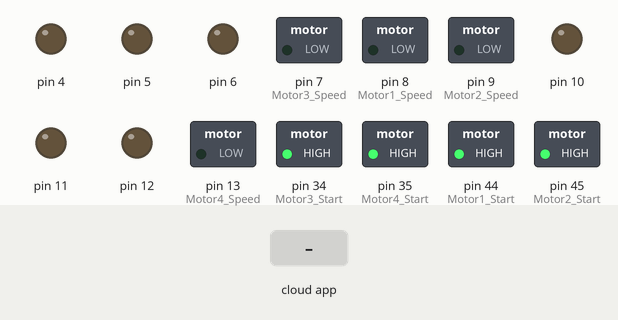
A sketch run on a simulated Arduino Mega 2560, built with avr-gcc and run on an emulated ATmega2560. On the bench: switched loads named in the sketch (green lamp = pin HIGH), output pins drawn as LEDs (lit = HIGH). The test bench sets the inputs (shaded band). The ROS host is connected and sends only what is stated.

Above: at 1.2 s.
1.3 s: the phone or cloud app sets cmd_right_wheel1 to 45
At 1.6 s:
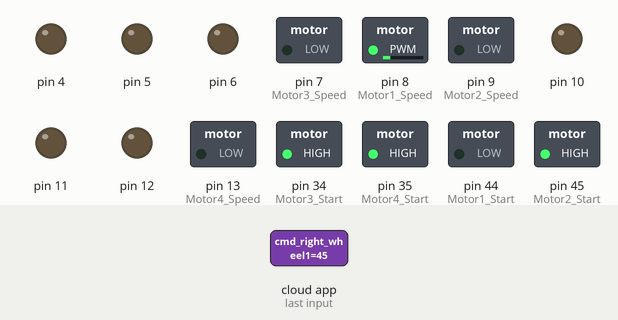
2.8 s: the phone or cloud app sets cmd_left_wheel2 to 0
At 3.9 s:
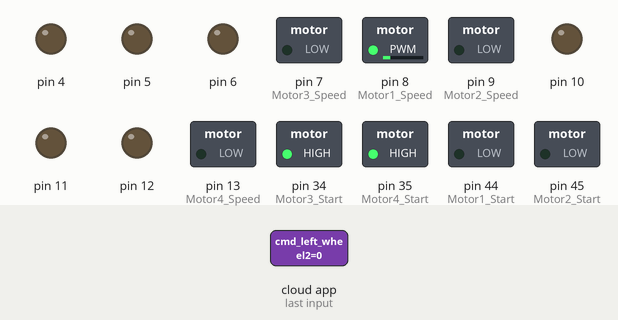
4.3 s: the phone or cloud app sets cmd_left_wheel3 to 0
At 5.1 s:
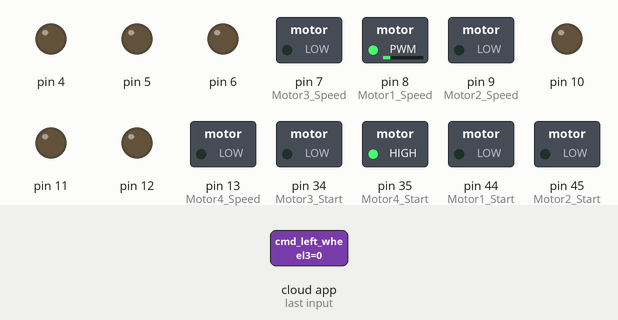
5.8 s: the phone or cloud app sets cmd_right_wheel4 to 0
At 6.2 s:
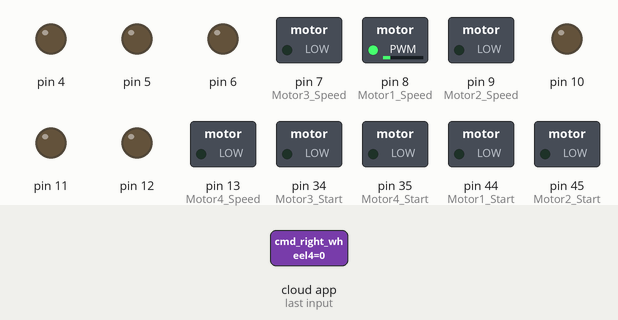
7.3 s: the phone or cloud app sets cmd_right_wheel1 to 0
At 8.5 s:
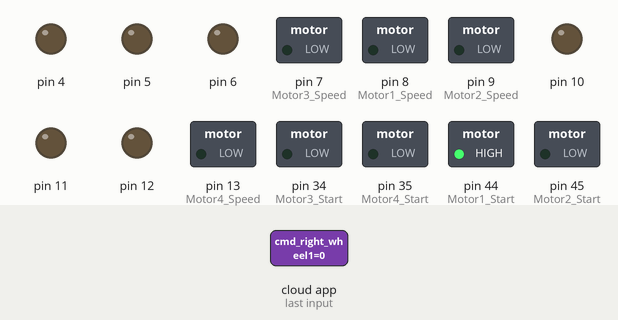
8.8 s: the phone or cloud app sets cmd_left_wheel2 to 45
At 9.7 s:
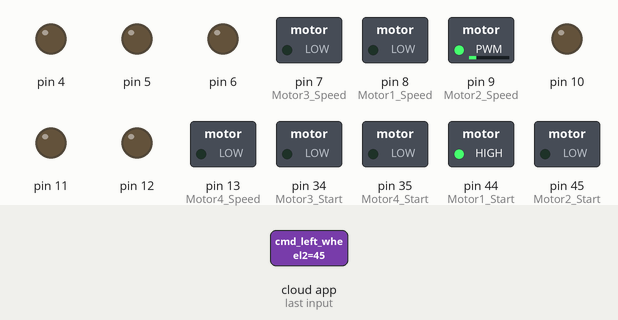
Timing chart, 0 to 11.3 s (numbered marks = the images above; inputs shaded):
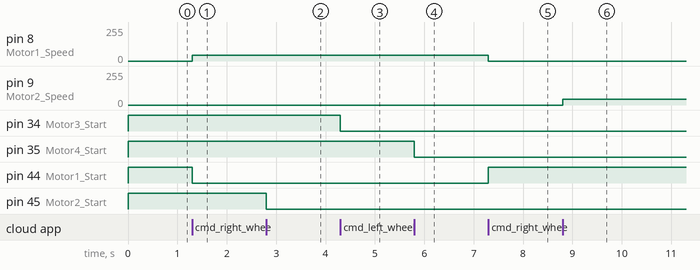

The sketch:

AIVROS.ino
```cpp
#include <ros.h>
#include <std_msgs/Int16.h>

#define Motor1_AlarmOut 52
#define Motor1_SpeedOut 2
#define Motor1_AlarmReset 50
#define Motor1_Direction 48
#define Motor1_Run  46
#define Motor1_Start 44
#define Motor1_Speed 8
#define Motor1_Encoder1 20
#define Motor1_Encoder2 24

#define Motor2_AlarmOut 53
#define Motor2_SpeedOut 3
#define Motor2_AlarmReset 51
#define Motor2_Direction 49
#define Motor2_Run  47
#define Motor2_Start 45
#define Motor2_Speed 9
#define Motor2_Encoder1 21
#define Motor2_Encoder2 25

#define Motor3_AlarmOut 42
#define Motor3_SpeedOut 4
#define Motor3_AlarmReset 40
#define Motor3_Direction 38
#define Motor3_Run  36
#define Motor3_Start 34
#define Motor3_Speed 7
#define Motor3_Encoder1 18
#define Motor3_Encoder2 22

#define Motor4_AlarmOut 43
#define Motor4_SpeedOut 5
#define Motor4_AlarmReset 41
#define Motor4_Direction 39
#define Motor4_Run  37
#define Motor4_Start 35
#define Motor4_Speed 13
#define Motor4_Encoder1 19
#define Motor4_Encoder2 23


ros::NodeHandle  nh;
void cmdRightWheel1( const std_msgs::Int16& msg)
{
  if(msg.data > 0)
  {

    digitalWrite(Motor1_Start, LOW);
    digitalWrite(Motor1_Direction, LOW);
    analogWrite(Motor1_Speed,msg.data);


  }
  else if(msg.data < 0)
  {

    digitalWrite(Motor1_Start, LOW);
    digitalWrite(Motor1_Direction, HIGH);
    analogWrite(Motor1_Speed,-msg.data);
  }
  else{
    digitalWrite(Motor1_Start, HIGH);
    analogWrite(Motor1_Speed,0);
  }
}

void cmdLeftWheel2( const std_msgs::Int16& msg)
{

  if(msg.data >= 0)
  {

    digitalWrite(Motor2_Start, LOW);
    digitalWrite(Motor2_Direction, LOW);
    analogWrite(Motor2_Speed,msg.data);
  }
  else
  {

    digitalWrite(Motor2_Start, LOW);
    digitalWrite(Motor2_Direction, HIGH);
    analogWrite(Motor2_Speed,-msg.data);
  }
}

void cmdLeftWheel3( const std_msgs::Int16& msg)
{
  if(msg.data >= 0)
  {

    digitalWrite(Motor3_Start, LOW);
    digitalWrite(Motor3_Direction, LOW);
    analogWrite(Motor3_Speed,msg.data);
  }
  else
  {

    digitalWrite(Motor3_Start, LOW);
    digitalWrite(Motor3_Direction, HIGH);
    analogWrite(Motor3_Speed,-msg.data);
  }
}

void cmdRightWheel4( const std_msgs::Int16& msg)
{

  if(msg.data >= 0)
  {

    digitalWrite(Motor4_Start, LOW);
    digitalWrite(Motor4_Direction, LOW);
    analogWrite(Motor4_Speed,msg.data);
  }
  else
  {

    digitalWrite(Motor4_Start, LOW);
    digitalWrite(Motor4_Direction, HIGH);
    analogWrite(Motor4_Speed,-msg.data);
  }
}

ros::Subscriber<std_msgs::Int16> subCmdRight1("cmd_right_wheel1",cmdRightWheel1 );
ros::Subscriber<std_msgs::Int16> subCmdLeft2("cmd_left_wheel2", cmdLeftWheel2);
ros::Subscriber<std_msgs::Int16> subCmdLeft3("cmd_left_wheel3", cmdLeftWheel3 );
ros::Subscriber<std_msgs::Int16> subCmdRight4("cmd_right_wheel4",cmdRightWheel4 );

void setup() {
  // put your setup code here, to run once:
   for (int i= 4;i<=13;i++)
  {
    pinMode(i, OUTPUT);
  }
  for (int i= 22;i<=53;i++)
  {
    pinMode(i, OUTPUT);
  }
  pinMode(A0, INPUT_PULLUP);
  pinMode(A1, INPUT_PULLUP);
  pinMode(A2, INPUT_PULLUP);
  pinMode(A3, INPUT_PULLUP);

  digitalWrite(Motor1_Run, LOW);
  digitalWrite(Motor1_Start, HIGH);
  digitalWrite(Motor2_Run, LOW);
  digitalWrite(Motor2_Start, HIGH);
  digitalWrite(Motor3_Run, LOW);
  digitalWrite(Motor3_Start, HIGH);
  digitalWrite(Motor4_Run, LOW);
  digitalWrite(Motor4_Start, HIGH);

  nh.initNode();
  nh.subscribe(subCmdRight1);
  nh.subscribe(subCmdLeft2);
  nh.subscribe(subCmdLeft3);
  nh.subscribe(subCmdRight4);
}

void loop()
{
    nh.spinOnce();
}
```

Measured:
- after the input at 1.3 s, pin 8 (Motor1_Speed): 0/255 → 45/255 at once; pin 44 (Motor1_Start): HIGH → LOW at once
- after the input at 2.8 s, pin 45 (Motor2_Start): HIGH → LOW at once
- after the input at 4.3 s, pin 34 (Motor3_Start): HIGH → LOW at once
- after the input at 5.8 s, pin 35 (Motor4_Start): HIGH → LOW at once
- after the input at 7.3 s, pin 8 (Motor1_Speed): 45/255 → 0/255 at once; pin 44 (Motor1_Start): LOW → HIGH at once
- after the input at 8.8 s, pin 9 (Motor2_Speed): 0/255 → 45/255 at once
